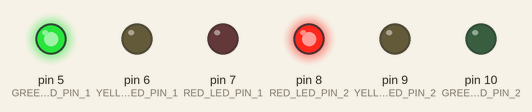
Bench run of a sketch on a simulated Arduino Uno, built with avr-gcc and run on an emulated ATmega328P. Parts: output pins drawn as LEDs (lit = HIGH).

Above: at 1.5 s.
At 3.5 s:
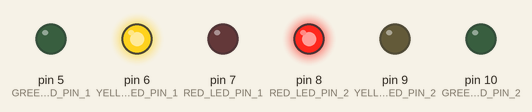
At 6.5 s:
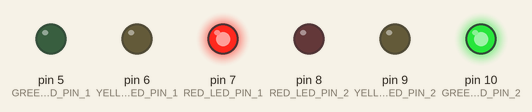
At 8.5 s:
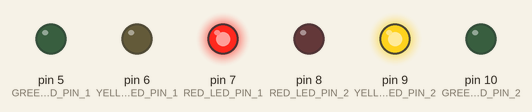
At 9.5 s:
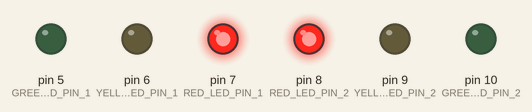
Timing chart, 0 to 13.0 s (numbered marks = the images above):
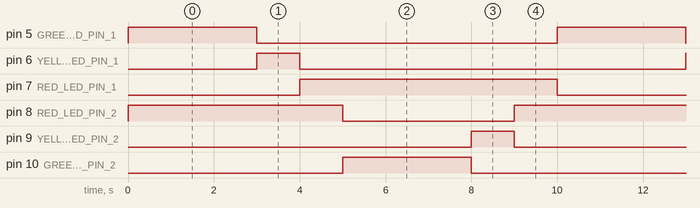

Measured:
- by itself, pin 5 (GREEN_LED_PIN_1), pin 10 (GREEN_LED_PIN_2): alternates HIGH for 3.0 s and LOW for 7.0 s
- by itself, pin 6 (YELLOW_LED_PIN_1), pin 9 (YELLOW_LED_PIN_2): alternates HIGH for 1.0 s and LOW for 9.0 s
- by itself, pin 7 (RED_LED_PIN_1): alternates HIGH for 6.0 s and LOW for 4.0 s
- by itself, pin 8 (RED_LED_PIN_2): repeats every 10.0 s: LOW 4.0 s, HIGH 6.0 s

The sketch:

TrafficLight.ino
```cpp
const int RED_LED_PIN_1 = 7;
const int YELLOW_LED_PIN_1 = 6;
const int GREEN_LED_PIN_1 = 5;

const int RED_LED_PIN_2 = 8;
const int YELLOW_LED_PIN_2 = 9;
const int GREEN_LED_PIN_2 = 10;

void setup() {
  // Set the LED pins as outputs
  pinMode(RED_LED_PIN_1, OUTPUT);
  pinMode(YELLOW_LED_PIN_1, OUTPUT);
  pinMode(GREEN_LED_PIN_1, OUTPUT);
  pinMode(RED_LED_PIN_2, OUTPUT);
  pinMode(YELLOW_LED_PIN_2, OUTPUT);
  pinMode(GREEN_LED_PIN_2, OUTPUT);
}

void loop() {
  // Turn on the green LED for traffic light 1 and the red LED for traffic light 2
  digitalWrite(GREEN_LED_PIN_1, HIGH);
  digitalWrite(RED_LED_PIN_2, HIGH);
  delay(3000);  // wait for 3 seconds

  // Turn off the green LED for traffic light 1 and turn on the yellow LED for traffic light 1
  digitalWrite(GREEN_LED_PIN_1, LOW);
  digitalWrite(YELLOW_LED_PIN_1, HIGH);
  delay(1000);  // wait for 1 second

  // Turn off the yellow LED for traffic light 1 and turn on the red LED for traffic light 1
  digitalWrite(YELLOW_LED_PIN_1, LOW);
  digitalWrite(RED_LED_PIN_1, HIGH);
  delay(1000);  // wait for 1 seconds

  digitalWrite(RED_LED_PIN_2, LOW);
  digitalWrite(GREEN_LED_PIN_2, HIGH);
  delay(3000);

  digitalWrite(GREEN_LED_PIN_2, LOW);
  digitalWrite(YELLOW_LED_PIN_2, HIGH);
  delay(1000);


  digitalWrite(YELLOW_LED_PIN_2, LOW);
  digitalWrite(RED_LED_PIN_2, HIGH);
  delay(1000);  // wait for 1 seconds

  digitalWrite(RED_LED_PIN_1, LOW);

}
```
